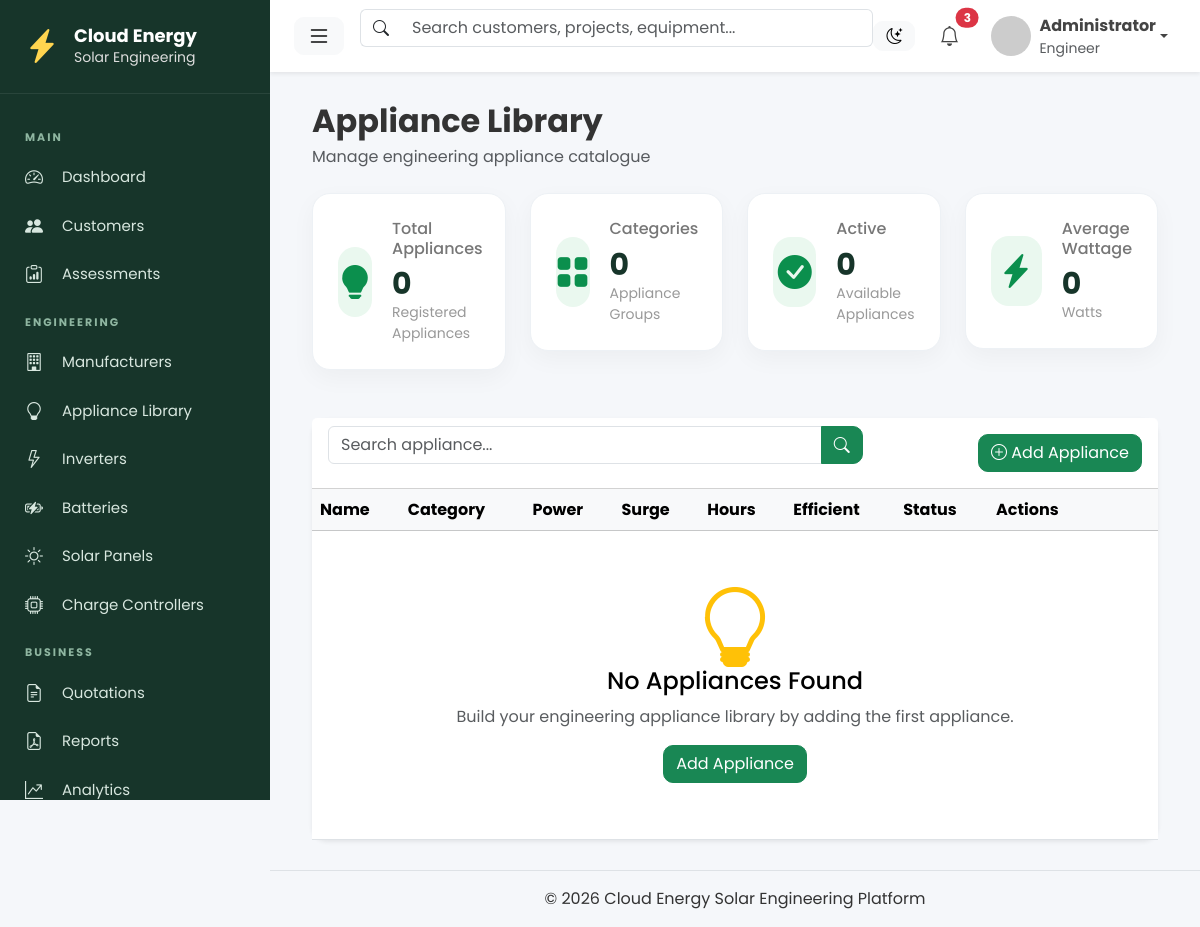
The app's page /equipment/appliances/, older data.
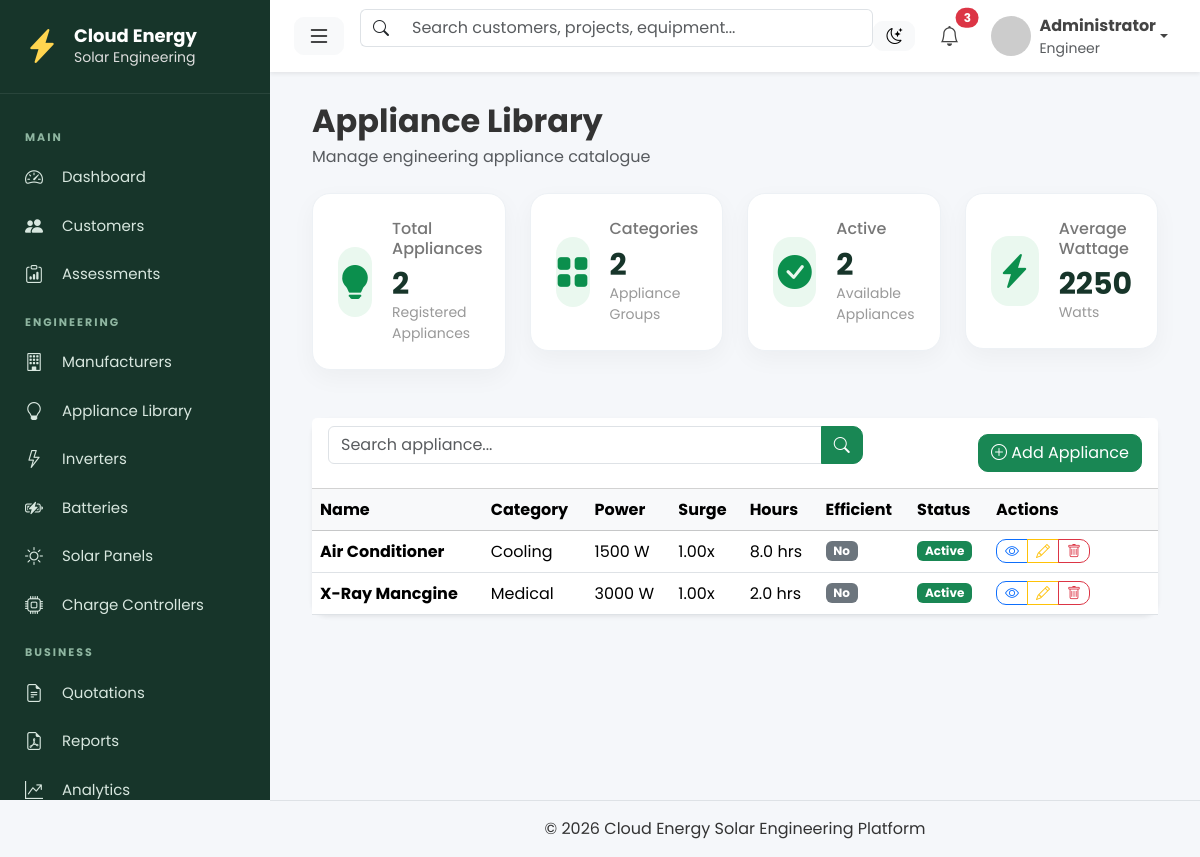
The same page, newer data.
### equipment/models.py (models this page shows, shortened)
class Appliance(models.Model):
    category = models.CharField(
        max_length=30,
        choices=ApplianceCategory.choices,
        default=ApplianceCategory.OTHER,
    )
    name = models.CharField(max_length=120)
    default_wattage = models.PositiveIntegerField()
    surge_factor = models.DecimalField(
        max_digits=4,
        decimal_places=2,
        default=1.00,
    )
    default_hours = models.DecimalField(
        max_digits=4,
        decimal_places=1,
        default=8,
    )
    energy_efficient = models.BooleanField(default=False)
    active = models.BooleanField(default=True)
    created_at = models.DateTimeField(auto_now_add=True)
    updated_at = models.DateTimeField(auto_now=True)
    class Meta:
        ordering = ["category", "name"]

### equipment/views.py (the view)
class ApplianceListView(ListView):
    model = Appliance
    template_name = "equipment/appliances/appliance_list.html"
    context_object_name = "appliances"
    paginate_by = 15
    def get_queryset(self):
        queryset = Appliance.objects.order_by("category", "name")
        q = self.request.GET.get("q")
        if q:
            queryset = queryset.filter(
                Q(name__icontains=q)
                | Q(category__icontains=q)
            )
        return queryset
    def get_context_data(self, **kwargs):
        context = super().get_context_data(**kwargs)
        queryset = Appliance.objects.all()
        context["active_count"] = queryset.filter(active=True).count()
        context["categories_count"] = (
            queryset.values("category")
            .distinct()
            .count()
        )
        context["average_wattage"] = (
            queryset.aggregate(
                Avg("default_wattage")
            )["default_wattage__avg"]
            or 0
        )
        return context

### templates/equipment/appliances/appliance_list.html (shortened to what the changed rows need)
{% extends "layouts/base.html" %}
{% block content %}
{% include "components/page_header.html" with title="Appliance Library" subtitle="Manage engineering appliance catalogue" %}
<div class="row mb-4">
        {% include "components/metric_card.html" with title="Total Appliances" value=page_obj.paginator.count icon="bi-lightbulb-fill" footer="Registered Appliances" %}
        {% include "components/metric_card.html" with title="Categories" value=categories_count icon="bi-grid-fill" footer="Appliance Groups" %}
        {% include "components/metric_card.html" with title="Active" value=active_count icon="bi-check-circle-fill" footer="Available Appliances" %}
        {% include "components/metric_card.html" with title="Average Wattage" value=average_wattage|floatformat:0 icon="bi-lightning-charge-fill" footer="Watts" %}
</div>
<div class="card shadow-sm border-0">
    <div class="table-responsive">
        <table class="table table-hover align-middle mb-0">
            <thead class="table-light">
                <tr>
                    <th>Name</th>
                    <th>Category</th>
                    <th>Power</th>
                    <th>Surge</th>
                    <th>Hours</th>
                    <th>Efficient</th>
                    <th>Status</th>
                    <th width="170">Actions</th>
                </tr>
            </thead>
            <tbody>
                {% for appliance in appliances %}
                <tr>
                    <td><strong>{{ appliance.name }}</strong></td>
                    <td>{{ appliance.category }}</td>
                    <td>{{ appliance.default_wattage }} W</td>
                    <td>{{ appliance.surge_factor }}x</td>
                    <td>{{ appliance.default_hours }} hrs</td>
                    <td>
                        {% if appliance.energy_efficient %}
                            <span class="badge bg-success">Yes</span>
                        {% else %}
                            <span class="badge bg-secondary">No</span>
                        {% endif %}
                    </td>
                    <td>
                        {% if appliance.active %}
                            <span class="badge bg-success">Active</span>
                        {% else %}
                            <span class="badge bg-secondary">Inactive</span>
                        {% endif %}
                    </td>
                    <td>
                        <div class="btn-group">
                            <a href="{% url 'equipment:appliance-detail' appliance.pk %}" class="btn btn-outline-primary btn-sm">
                                <i class="bi bi-eye"></i>
                            </a>
                            <a href="{% url 'equipment:appliance-update' appliance.pk %}" class="btn btn-outline-warning btn-sm">
                                <i class="bi bi-pencil"></i>
                            </a>
                            <a href="{% url 'equipment:appliance-delete' appliance.pk %}" class="btn btn-outline-danger btn-sm">
                                <i class="bi bi-trash"></i>
                            </a>
                        </div>
                    </td>
                </tr>
                {% empty %}
                <tr>
                    <td colspan="8">
                        <div class="text-center py-5">
                            <i class="bi bi-lightbulb display-1 text-warning"></i>
                            <h4>No Appliances Found</h4>
                            <p class="text-muted">
                                Build your engineering appliance library by adding the first appliance.
                            </p>
                            <a href="{% url 'equipment:appliance-create' %}"
                               class="btn btn-success">
                                Add Appliance
                            </a>
                        </div>
                    </td>
                </tr>
                {% endfor %}
            </tbody>
        </table>
    </div>
</div>
{% endblock %}

Row changes from the older to the newer data that the page shows:
added Appliance: name "Air Conditioner", category "Cooling", default_wattage "1500", surge_factor "1.00", default_hours "8.0", energy_efficient "No", active "Active"
added Appliance: name "X-Ray Mancgine", category "Medical", default_wattage "3000", surge_factor "1.00", default_hours "2.0", energy_efficient "No", active "Active"
Text that changed along with them:
{{ value }}: "0 0 0 0" → "2 2 2 2250"
text no longer shown: "No Appliances Found Build your engineering appliance library by adding the first appliance. Add Appliance"
